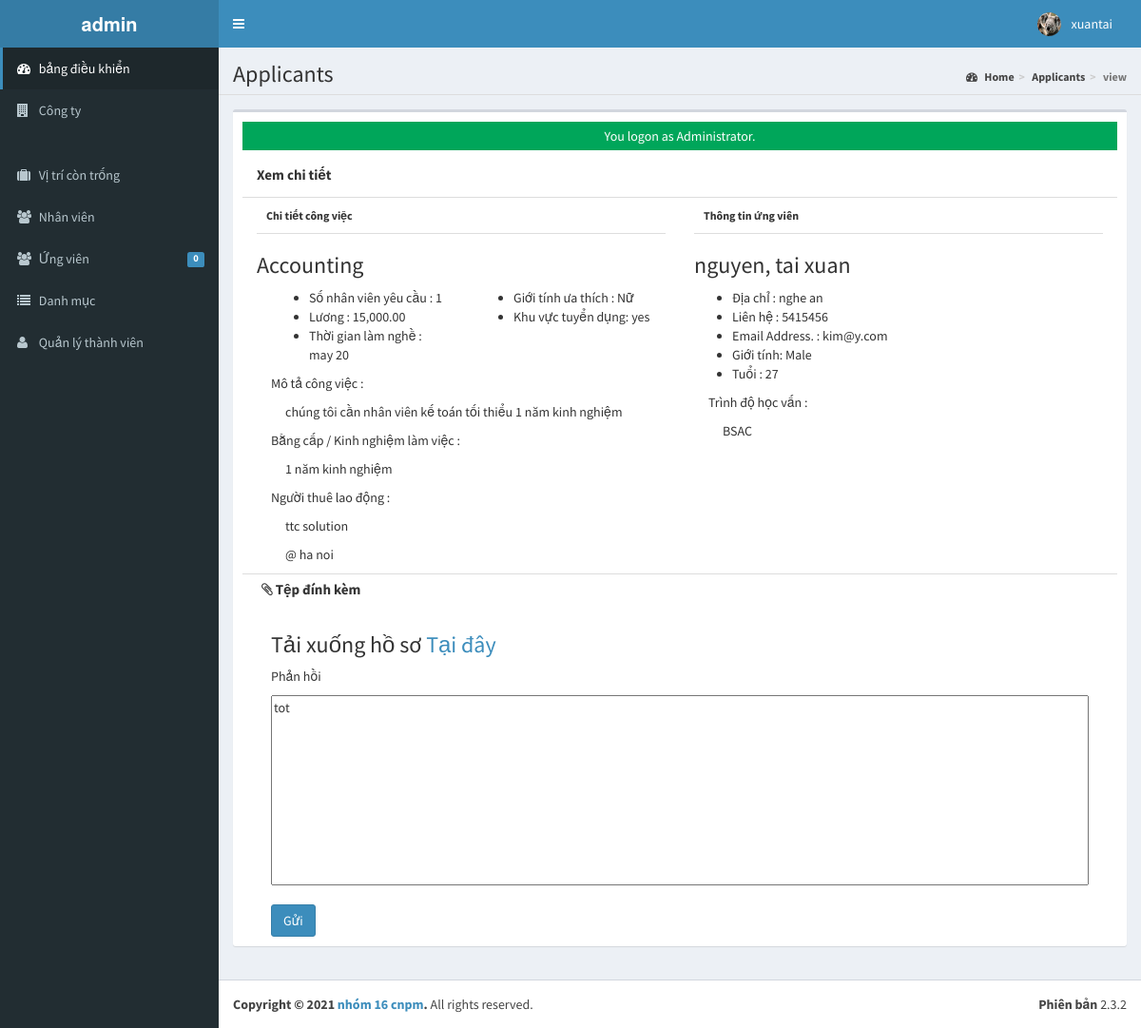
The app's page /admin/applicants/index.php?view=view&id=1 (signed in) with its own data.
### tables this page shows
CREATE TABLE `tblusers` (
  `USERID` varchar(30) NOT NULL,
  `FULLNAME` varchar(40) NOT NULL,
  `USERNAME` varchar(90) NOT NULL,
  `PASS` varchar(90) NOT NULL,
  `ROLE` varchar(30) NOT NULL,
  `PICLOCATION` varchar(255) NOT NULL
);

CREATE TABLE `tbljob` (
  `JOBID` int(11) NOT NULL,
  `COMPANYID` int(11) NOT NULL,
  `CATEGORY` varchar(250) NOT NULL,
  `OCCUPATIONTITLE` varchar(90) NOT NULL,
  `REQ_NO_EMPLOYEES` int(11) NOT NULL,
  `SALARIES` double NOT NULL,
  `DURATION_EMPLOYEMENT` varchar(90) NOT NULL,
  `QUALIFICATION_WORKEXPERIENCE` text NOT NULL,
  `JOBDESCRIPTION` text NOT NULL,
  `PREFEREDSEX` varchar(30) NOT NULL,
  `SECTOR_VACANCY` text NOT NULL,
  `JOBSTATUS` varchar(90) NOT NULL,
  `DATEPOSTED` datetime NOT NULL
);

CREATE TABLE `tblcompany` (
  `COMPANYID` int(11) NOT NULL,
  `COMPANYNAME` varchar(90) NOT NULL,
  `COMPANYADDRESS` varchar(90) NOT NULL,
  `COMPANYCONTACTNO` varchar(30) NOT NULL,
  `COMPANYSTATUS` varchar(90) NOT NULL,
  `COMPANYMISSION` text NOT NULL
);

CREATE TABLE `tblapplicants` (
  `APPLICANTID` int(11) NOT NULL,
  `FNAME` varchar(90) NOT NULL,
  `LNAME` varchar(90) NOT NULL,
  `MNAME` varchar(90) NOT NULL,
  `ADDRESS` varchar(255) NOT NULL,
  `SEX` varchar(11) NOT NULL,
  `CIVILSTATUS` varchar(30) NOT NULL,
  `BIRTHDATE` date NOT NULL,
  `BIRTHPLACE` varchar(255) NOT NULL,
  `AGE` int(2) NOT NULL,
  `USERNAME` varchar(90) NOT NULL,
  `PASS` varchar(90) NOT NULL,
  `EMAILADDRESS` varchar(90) NOT NULL,
  `CONTACTNO` varchar(90) NOT NULL,
  `DEGREE` text NOT NULL,
  `APPLICANTPHOTO` varchar(255) NOT NULL,
  `NATIONALID` varchar(255) NOT NULL
);

CREATE TABLE `tbljobregistration` (
  `REGISTRATIONID` int(11) NOT NULL,
  `COMPANYID` int(11) NOT NULL,
  `JOBID` int(11) NOT NULL,
  `APPLICANTID` int(11) NOT NULL,
  `APPLICANT` varchar(90) NOT NULL,
  `REGISTRATIONDATE` date NOT NULL,
  `REMARKS` varchar(255) NOT NULL DEFAULT 'Pending',
  `FILEID` varchar(30) DEFAULT NULL,
  `PENDINGAPPLICATION` tinyint(1) NOT NULL DEFAULT '1',
  `HVIEW` tinyint(1) NOT NULL DEFAULT '1',
  `DATETIMEAPPROVED` datetime NOT NULL
);

### admin/applicants/index.php (called while the page is built, shortened)
<?php
require_once("../../include/initialize.php");
 $title="Applicants";
require_once ("../theme/templates.php");
?>

### include/database.php (called while the page is built, shortened)
<?php
class Database {
	var $sql_string = '';
	private $conn;
	public function open_connection() {
		$this->conn = mysqli_connect(server,user,pass);
		if(!$this->conn){
			echo "Sự cố trong kết nối cơ sở dữ liệu! Liên hệ với quản trị viên!";
			exit();
		}else{
			$db_select = mysqli_select_db($this->conn,database_name);
		}
	}
	function setQuery($sql='') {
		$this->sql_string=$sql;
	}
	function executeQuery() {
		$result = mysqli_query($this->conn,$this->sql_string);
		return $result;
	}
	private function confirm_query($result) {
		return $result;
	}
	function loadSingleResult() {
		$cur = $this->executeQuery();
		while ($row = mysqli_fetch_object($cur)) {
		return $data = $row;
		}
	}
}
$mydb = new Database();
?>

### include/accounts.php (called while the page is built, shortened)
<?php
require_once(LIB_PATH.DS.'database.php');
class User {
	protected static  $tblname = "tblusers";
	function single_user($id=""){
			global $mydb;
			$mydb->setQuery("SELECT * FROM ".self::$tblname."
				Where USERID= '{$id}' LIMIT 1");
			$cur = $mydb->loadSingleResult();
			return $cur;
	}
}
?>

### include/function.php (called while the page is built, shortened)
<?php
function currentpage(){
		$this_page = $_SERVER['SCRIPT_NAME'];
	    $bits = explode('/',$this_page);
		 return $bits[3];
	}
		?>

### include/jobregistration.php (called while the page is built, shortened)
<?php
require_once(LIB_PATH.DS.'database.php');
class JobRegistration {
	protected static  $tblname = "tbljobregistration";
	function single_jobregistration($id=""){
			global $mydb;
			$mydb->setQuery("SELECT * FROM ".self::$tblname."
				Where REGISTRATIONID= '{$id}' LIMIT 1");
			$cur = $mydb->loadSingleResult();
			return $cur;
	}
}
?>

### include/job.php (called while the page is built, shortened)
<?php
require_once(LIB_PATH.DS.'database.php');
class Jobs {
	protected static  $tblname = "tbljob";
	function single_job($id=""){
			global $mydb;
			$mydb->setQuery("SELECT * FROM ".self::$tblname."
				Where JOBID= '{$id}' LIMIT 1");
			$cur = $mydb->loadSingleResult();
			return $cur;
	}
}
?>

### include/companies.php (called while the page is built, shortened)
<?php
require_once(LIB_PATH.DS.'database.php');
class Company {
	protected static  $tblname = "tblcompany";
	function single_company($id=""){
			global $mydb;
			$mydb->setQuery("SELECT * FROM ".self::$tblname."
				Where COMPANYID= '{$id}' LIMIT 1");
			$cur = $mydb->loadSingleResult();
			return $cur;
	}
}
?>

### include/applicant.php (called while the page is built, shortened)
<?php
require_once(LIB_PATH.DS.'database.php');
class Applicants {
	protected static  $tblname = "tblapplicants";
	function single_applicant($id=""){
			global $mydb;
			$mydb->setQuery("SELECT * FROM ".self::$tblname."
				Where APPLICANTID= '{$id}' LIMIT 1");
			$cur = $mydb->loadSingleResult();
			return $cur;
	}
}
?>

### admin/applicants/view.php (the view, shortened to what this page needs)
<?php
global $mydb;
	$red_id = isset($_GET['id']) ? $_GET['id'] : '';
	$jobregistration = New JobRegistration();
	$jobreg = $jobregistration->single_jobregistration($red_id);
	$applicant = new Applicants();
	$appl = $applicant->single_applicant($jobreg->APPLICANTID);
	$jobvacancy = New Jobs();
	$job = $jobvacancy->single_job($jobreg->JOBID);
	$company = new Company();
	$comp = $company->single_company($jobreg->COMPANYID);
	$sql = "SELECT * FROM `tblattachmentfile` WHERE `FILEID`=" .$jobreg->FILEID;
	$mydb->setQuery($sql);
	$attachmentfile = $mydb->loadSingleResult();
?>
<form action="controller.php?action=approve" method="POST">
<div class="col-sm-12 content-header" style="">Xem chi tiết</div>
<div class="col-sm-6 content-body" >
	<p>Chi tiết công việc</p>
	<h3><?php echo $job->OCCUPATIONTITLE; ?></h3>
	<div class="col-sm-6">
		<ul>
            <li><i class="fp-ht-bed"></i>Số nhân viên yêu cầu : <?php echo $job->REQ_NO_EMPLOYEES; ?></li>
            <li><i class="fp-ht-food"></i>Lương : <?php echo number_format($job->SALARIES,2);  ?></li>
            <li><i class="fa fa-sun-"></i>Thời gian làm nghề : <?php echo $job->DURATION_EMPLOYEMENT; ?></li>
        </ul>
	</div>
	<div class="col-sm-6">
		<ul>
            <li><i class="fp-ht-tv"></i>Giới tính ưa thích : <?php echo $job->PREFEREDSEX; ?></li>
            <li><i class="fp-ht-computer"></i>Khu vực tuyển dụng: <?php echo $job->SECTOR_VACANCY; ?></li>
        </ul>
	</div>
	<div class="col-sm-12">
		<p>Mô tả công việc : </p>
		<p style="margin-left: 15px;"><?php echo $job->JOBDESCRIPTION;?></p>
	</div>
	<div class="col-sm-12">
		<p>Bằng cấp / Kinh nghiệm làm việc : </p>
		<p style="margin-left: 15px;"><?php echo $job->QUALIFICATION_WORKEXPERIENCE; ?></p>
	</div>
	<div class="col-sm-12">
		<p>Người thuê lao động : </p>
		<p style="margin-left: 15px;"><?php echo $comp->COMPANYNAME ; ?></p>
		<p style="margin-left: 15px;">@ <?php echo $comp->COMPANYADDRESS ; ?></p>
	</div>
</div>
<div class="col-sm-6 content-body" >
	<p>Thông tin ứng viên</p>
	<h3> <?php echo $appl->LNAME. ', ' .$appl->FNAME . ' ' . $appl->MNAME;?></h3>
	<ul>
		<li>Địa chỉ : <?php echo $appl->ADDRESS; ?></li>
		<li>Liên hệ : <?php echo $appl->CONTACTNO;?></li>
		<li>Email Address. : <?php echo $appl->EMAILADDRESS;?></li>
		<li>Giới tính: <?php echo $appl->SEX;?></li>
		<li>Tuổi : <?php echo $appl->AGE;?></li>
	</ul>
	<div class="col-sm-12">
		<p>Trình độ học vấn : </p>
		<p style="margin-left: 15px;"><?php echo $appl->DEGREE;?></p>
	</div>
</div>
<div class="col-sm-12 content-footer">
<p><i class="fa fa-paperclip"></i> Tệp đính kèm</p>
	<div class="col-sm-12 slider">
		 <h3>Tải xuống hồ sơ <a href="<?php echo web_root.'applicant/'.$attachmentfile->FILE_LOCATION; ?>">Tại đây</a></h3>
	</div>
	<div class="col-sm-12">
		<p>Phản hồi</p>
		<textarea class="input-group" name="REMARKS"><?php echo isset($jobreg->REMARKS) ? $jobreg->REMARKS : ""; ?></textarea>
	</div>
	<div class="col-sm-12  submitbutton ">
		<button type="submit" name="submit" class="btn btn-primary">Gửi</button>
	</div>
</div>
</form>

### admin/theme/templates.php (shortened to what this page needs)
<!DOCTYPE html>
<html>
    <head>
        <link rel="stylesheet" href="<?php echo web_root;?>bootstrap/css/bootstrap.min.css">
        <link rel="stylesheet" href="<?php echo web_root;?>plugins/font-awesome/css/font-awesome.min.css">
        <link rel="stylesheet" href="<?php echo web_root;?>dist/css/AdminLTE.min.css">
        <link rel="stylesheet" href="<?php echo web_root;?>dist/css/skins/_all-skins.min.css">
        <link rel="stylesheet" href="<?php echo web_root;?>plugins/iCheck/flat/blue.css">
        <link rel="stylesheet" href="<?php echo web_root;?>plugins/morris/morris.css">
        <link rel="stylesheet" href="<?php echo web_root;?>plugins/jvectormap/jquery-jvectormap-1.2.2.css">
        <link href="<?php echo web_root; ?>plugins/datepicker/bootstrap-datetimepicker.min.css" rel="stylesheet" media="screen">
        <link rel="stylesheet" href="<?php echo web_root;?>plugins/dataTables/jquery.dataTables.min.css">
        <link rel="stylesheet" href="<?php echo web_root;?>plugins/bootstrap-wysihtml5/bootstrap3-wysihtml5.min.css">
    </head>
 <body class="hold-transition skin-blue fixed sidebar-mini">
<div class="wrapper">
  <header class="main-header">
    <a href="<?php echo web_root;?>/admin/" class="logo">
      <span class="logo-lg"><b>admin</b></span>
    </a>
    <nav class="navbar navbar-static-top" role="navigation">
      <a href="#" class="sidebar-toggle" data-toggle="offcanvas" role="button">
      </a>
      <div class="navbar-custom-menu">
        <ul class="nav navbar-nav">
          <?php
              $user = New User();
              $singleuser = $user->single_user($_SESSION['ADMIN_USERID']);
          ?>
          <li class="dropdown user user-menu" style="padding-right: 15px;"  >
            <a href="#" class="dropdown-toggle" data-toggle="dropdown">
              <img src="<?php echo web_root.'admin/user/'. $singleuser->PICLOCATION;?>" class="user-image" alt="User Image">
              <span class="hidden-xs"><?php echo $singleuser->FULLNAME; ?></span>
            </a>
          </li>
        </ul>
      </div>
    </nav>
  </header>
  <aside class="main-sidebar">
    <section class="sidebar">
      <ul class="sidebar-menu">
        <li  class="<?php echo (currentpage() == 'index.php') ? "active" : false;?>" >
          <a href="<?php echo web_root ;?>admin/">
            <i class="fa fa-dashboard"></i> <span>bảng điều khiển</span>
          </a>
        </li>
        <li class="<?php echo (currentpage() == 'company') ? "active" : false;?>" >
          <a href="<?php echo web_root ;?>admin/company/">
            <i class="fa fa-building"></i> <span>Công ty
        </li>
        <li class="<?php echo (currentpage() == 'vacancy') ? "active" : false;?>" >
          <a href="<?php echo web_root ;?>admin/vacancy/">
            <i class="fa fa-suitcase"></i> <span>Vị trí còn trống</span>
          </a>
        </li>
        <li class="<?php echo (currentpage() == 'employee') ? "active" : false;?>" >
          <a href="<?php echo web_root ;?>admin/employee/">
            <i class="fa fa-users"></i> <span>Nhân viên</span>
          </a>
        </li>
        <li class="<?php echo (currentpage() == 'applicants') ? "active" : false;?>" >
          <a href="<?php echo web_root ;?>admin/applicants/">
            <i class="fa fa-users"></i> <span>Ứng viên</span>
            <span class="label label-primary pull-right">
              <?php
                $sql = "SELECT count(*) as 'APPL' FROM `tbljobregistration` WHERE `PENDINGAPPLICATION`=1";
                $mydb->setQuery($sql);
                $pending = $mydb->loadSingleResult();
                echo $pending->APPL;
              ?>
            </span>
          </a>
        </li>
        <li class="<?php echo (currentpage() == 'category') ? "active" : false;?>" >
          <a href="<?php echo web_root ;?>admin/category/">
            <i class="fa fa-list"></i> <span>Danh mục</span>
          </a>
        </li>
         <li class="<?php echo (currentpage() == 'user') ? "active" : false;?>">
          <a href="<?php echo web_root; ?>admin/user/">
            <i class="fa fa-user"></i> <span>Quản lý thành viên</span> </a>
        </li>
      </ul>
    </section>
  </aside>
  <div class="content-wrapper">
  <section class="content-header">
      <h1>
        <?php echo isset($title) ? $title : ''; ?>
      </h1>
      <ol class="breadcrumb">
        <?php
          if ($title!='Home') {
            $active_title = '';
            if (isset($_GET['view'])) {
              $active_title = '<li class='.$active_title.'><a href="index.php">'.$title.'</a></li>';
            }else{
              $active_title = '<li class='.$active_title.'>'.$title.'</li>';
            }
            echo '<li><a href='.web_root.'admin/><i class="fa fa-dashboard"></i> Home</a></li>';
            echo  $active_title;
            echo  isset($_GET['view']) ? '<li class="active">'.$_GET['view'].'</li>' : '';
          }
        ?>
      </ol>
    </section>
         <section class="content">
          <div class="row">
            <div class="col-xs-12">
              <div class="box">
                <div class="box-body">
              <?php
               require_once $content;
               ?>
             </div>
             </div>
           </div>
         </div>
         </section>
 </div>
  <footer class="main-footer">
    <div class="pull-right hidden-xs">
      <b>Phiên bản</b> 2.3.2
    </div>
    <strong>Copyright &copy; 2021 <a href="#">nhóm 16 cnpm</a>.</strong> All rights
    reserved.
  </footer>
    </body>
</html>

### admin/applicants/view.php (style rules this page uses)
.content-header { min-height: 50px; border-bottom: 1px solid #ddd; font-size: 15px; font-weight: bold; }
.content-body { min-height: 350px; }
.content-body >p { padding:10px; font-size: 12px; font-weight: bold; border-bottom: 1px solid #ddd; }
.content-footer { min-height: 100px; border-top: 1px solid #ddd; }
.content-footer > p { padding:5px; font-size: 15px; font-weight: bold; }
.content-footer textarea { width: 100%; height: 200px; }
.content-footer .submitbutton { margin-top: 20px; }

### records on screen
tblusers: PICLOCATION (picture), FULLNAME "xuantai"
tbljob: OCCUPATIONTITLE "Accounting", REQ_NO_EMPLOYEES "1", SALARIES "15,000.00", DURATION_EMPLOYEMENT "may 20", PREFEREDSEX "Nữ", SECTOR_VACANCY "yes", JOBDESCRIPTION "chúng tôi cần nhân viên kế toán tối thiểu 1 năm kinh nghiệm", QUALIFICATION_WORKEXPERIENCE "1 năm kinh nghiệm"
tblcompany: COMPANYNAME "ttc solution", COMPANYADDRESS "ha noi"
tblapplicants: LNAME "nguyen", FNAME "tai", MNAME "xuan", ADDRESS "nghe an", CONTACTNO "5415456", EMAILADDRESS "kim@y.com", SEX "Male", AGE "27", DEGREE "BSAC"
tbljobregistration: REMARKS "tot"

### other values on screen
$pending->APPL "0"
$title "Applicants"
$_GET['view'] "view"
$_SESSION['message'] "You logon as Administrator."
